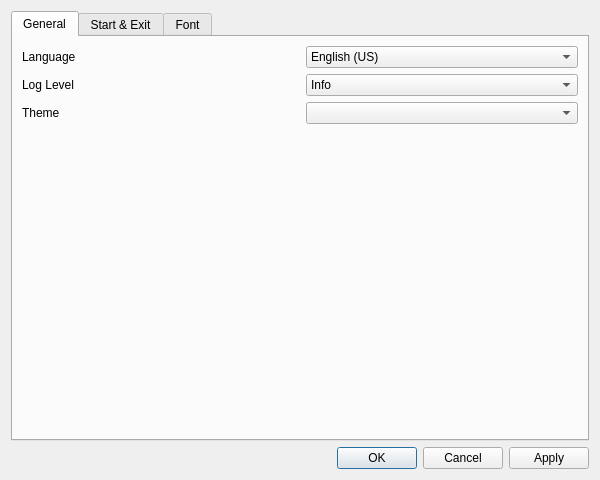
<?xml version="1.0" encoding="UTF-8"?>
<ui version="4.0">
 <class>PreferenceDialog</class>
 <widget class="QDialog" name="PreferenceDialog">
  <property name="geometry">
   <rect>
    <x>0</x>
    <y>0</y>
    <width>600</width>
    <height>480</height>
   </rect>
  </property>
  <property name="sizePolicy">
   <sizepolicy hsizetype="Fixed" vsizetype="Fixed">
    <horstretch>0</horstretch>
    <verstretch>0</verstretch>
   </sizepolicy>
  </property>
  <property name="minimumSize">
   <size>
    <width>600</width>
    <height>480</height>
   </size>
  </property>
  <property name="maximumSize">
   <size>
    <width>600</width>
    <height>480</height>
   </size>
  </property>
  <property name="windowTitle">
   <string>Preferences</string>
  </property>
  <layout class="QVBoxLayout" name="verticalLayout">
   <item>
    <widget class="QTabWidget" name="tabWidget">
     <property name="tabPosition">
      <enum>QTabWidget::North</enum>
     </property>
     <property name="tabShape">
      <enum>QTabWidget::Rounded</enum>
     </property>
     <property name="currentIndex">
      <number>0</number>
     </property>
     <property name="elideMode">
      <enum>Qt::ElideNone</enum>
     </property>
     <widget class="QWidget" name="tabGeneral">
      <attribute name="title">
       <string>General</string>
      </attribute>
      <layout class="QGridLayout" name="gridLayout_6" columnstretch="1,1">
       <property name="leftMargin">
        <number>9</number>
       </property>
       <property name="horizontalSpacing">
        <number>12</number>
       </property>
       <item row="1" column="1">
        <widget class="QComboBox" name="comboBoxLogLevel">
         <property name="currentIndex">
          <number>1</number>
         </property>
         <item>
          <property name="text">
           <string>Debug</string>
          </property>
         </item>
         <item>
          <property name="text">
           <string>Info</string>
          </property>
         </item>
         <item>
          <property name="text">
           <string>Warning</string>
          </property>
         </item>
         <item>
          <property name="text">
           <string>Error</string>
          </property>
         </item>
        </widget>
       </item>
       <item row="1" column="0">
        <widget class="QLabel" name="labelLogLevel">
         <property name="text">
          <string>Log Level</string>
         </property>
        </widget>
       </item>
       <item row="2" column="0">
        <widget class="QLabel" name="labelTheme">
         <property name="text">
          <string>Theme</string>
         </property>
        </widget>
       </item>
       <item row="0" column="0">
        <widget class="QLabel" name="labelLanguage">
         <property name="text">
          <string>Language</string>
         </property>
        </widget>
       </item>
       <item row="0" column="1">
        <widget class="QComboBox" name="comboBoxLanguage">
         <item>
          <property name="text">
           <string>English (US)</string>
          </property>
         </item>
         <item>
          <property name="text">
           <string>简体中文</string>
          </property>
         </item>
        </widget>
       </item>
       <item row="2" column="1">
        <widget class="QComboBox" name="comboBoxTheme"/>
       </item>
       <item row="3" column="0">
        <spacer name="verticalSpacer_3">
         <property name="orientation">
          <enum>Qt::Vertical</enum>
         </property>
         <property name="sizeHint" stdset="0">
          <size>
           <width>20</width>
           <height>40</height>
          </size>
         </property>
        </spacer>
       </item>
      </layout>
     </widget>
     <widget class="QWidget" name="tabStartExit">
      <attribute name="title">
       <string>Start &amp;&amp; Exit</string>
      </attribute>
      <layout class="QVBoxLayout" name="verticalLayout_3">
       <item>
        <widget class="QGroupBox" name="groupBoxMainWindow">
         <property name="title">
          <string>Main Window</string>
         </property>
         <layout class="QGridLayout" name="gridLayout_3" columnstretch="1,1">
          <property name="leftMargin">
           <number>4</number>
          </property>
          <property name="topMargin">
           <number>2</number>
          </property>
          <property name="rightMargin">
           <number>4</number>
          </property>
          <property name="bottomMargin">
           <number>2</number>
          </property>
          <property name="horizontalSpacing">
           <number>12</number>
          </property>
          <item row="0" column="0">
           <widget class="QLabel" name="labelMainWindowStartState">
            <property name="text">
             <string>Start State</string>
            </property>
           </widget>
          </item>
          <item row="0" column="1">
           <widget class="QComboBox" name="comboBoxMainWindowStartState">
            <property name="currentIndex">
             <number>3</number>
            </property>
            <item>
             <property name="text">
              <string>Last position and size</string>
             </property>
            </item>
            <item>
             <property name="text">
              <string>Minimize</string>
             </property>
            </item>
            <item>
             <property name="text">
              <string>Maximize</string>
             </property>
            </item>
            <item>
             <property name="text">
              <string>Center with default size</string>
             </property>
            </item>
            <item>
             <property name="text">
              <string>Center with last size</string>
             </property>
            </item>
            <item>
             <property name="text">
              <string>Center with custom size</string>
             </property>
            </item>
            <item>
             <property name="text">
              <string>Custom position and size</string>
             </property>
            </item>
           </widget>
          </item>
          <item row="1" column="0">
           <layout class="QHBoxLayout" name="horizontalLayout" stretch="1,1">
            <item>
             <widget class="QLabel" name="labelLeft">
              <property name="text">
               <string>Left</string>
              </property>
             </widget>
            </item>
            <item>
             <widget class="QLineEdit" name="lineEditLeft">
              <property name="text">
               <string notr="true">0</string>
              </property>
              <property name="alignment">
               <set>Qt::AlignRight|Qt::AlignTrailing|Qt::AlignVCenter</set>
              </property>
             </widget>
            </item>
           </layout>
          </item>
          <item row="1" column="1">
           <layout class="QHBoxLayout" name="horizontalLayout_2" stretch="1,1">
            <item>
             <widget class="QLabel" name="labelTop">
              <property name="text">
               <string>Top</string>
              </property>
             </widget>
            </item>
            <item>
             <widget class="QLineEdit" name="lineEditTop">
              <property name="text">
               <string notr="true">0</string>
              </property>
              <property name="alignment">
               <set>Qt::AlignRight|Qt::AlignTrailing|Qt::AlignVCenter</set>
              </property>
             </widget>
            </item>
           </layout>
          </item>
          <item row="2" column="0">
           <layout class="QHBoxLayout" name="horizontalLayout_3" stretch="1,1">
            <item>
             <widget class="QLabel" name="labelWidth">
              <property name="text">
               <string>Width</string>
              </property>
             </widget>
            </item>
            <item>
             <widget class="QLineEdit" name="lineEditWidth">
              <property name="text">
               <string notr="true">1280</string>
              </property>
              <property name="alignment">
               <set>Qt::AlignRight|Qt::AlignTrailing|Qt::AlignVCenter</set>
              </property>
             </widget>
            </item>
           </layout>
          </item>
          <item row="2" column="1">
           <layout class="QHBoxLayout" name="horizontalLayout_4" stretch="1,1">
            <item>
             <widget class="QLabel" name="labelHieght">
              <property name="text">
               <string>Height</string>
              </property>
             </widget>
            </item>
            <item>
             <widget class="QLineEdit" name="lineEditHieght">
              <property name="text">
               <string notr="true">720</string>
              </property>
              <property name="alignment">
               <set>Qt::AlignRight|Qt::AlignTrailing|Qt::AlignVCenter</set>
              </property>
             </widget>
            </item>
           </layout>
          </item>
         </layout>
        </widget>
       </item>
       <item>
        <widget class="QGroupBox" name="groupBoxLog">
         <property name="title">
          <string>Log</string>
         </property>
         <layout class="QGridLayout" name="gridLayout_4" columnstretch="1,1">
          <property name="leftMargin">
           <number>4</number>
          </property>
          <property name="topMargin">
           <number>2</number>
          </property>
          <property name="rightMargin">
           <number>4</number>
          </property>
          <property name="bottomMargin">
           <number>2</number>
          </property>
          <property name="horizontalSpacing">
           <number>12</number>
          </property>
          <property name="verticalSpacing">
           <number>6</number>
          </property>
          <item row="0" column="0">
           <widget class="QCheckBox" name="checkBoxSaveExit">
            <property name="text">
             <string>Save before Exit</string>
            </property>
           </widget>
          </item>
          <item row="0" column="1">
           <layout class="QHBoxLayout" name="horizontalLayout_5" stretch="0,0">
            <property name="spacing">
             <number>4</number>
            </property>
            <item>
             <widget class="QLineEdit" name="lineEditLogDir"/>
            </item>
            <item>
             <widget class="QToolButton" name="toolButtonLogDir">
              <property name="text">
               <string>...</string>
              </property>
             </widget>
            </item>
           </layout>
          </item>
         </layout>
        </widget>
       </item>
       <item>
        <widget class="QGroupBox" name="groupBoxTheme">
         <property name="title">
          <string>Theme</string>
         </property>
         <layout class="QVBoxLayout" name="verticalLayout_4">
          <property name="leftMargin">
           <number>4</number>
          </property>
          <property name="topMargin">
           <number>2</number>
          </property>
          <property name="rightMargin">
           <number>4</number>
          </property>
          <property name="bottomMargin">
           <number>2</number>
          </property>
          <item>
           <widget class="QCheckBox" name="checkBoxRandomTheme">
            <property name="text">
             <string>Start with Random Theme</string>
            </property>
           </widget>
          </item>
         </layout>
        </widget>
       </item>
       <item>
        <spacer name="verticalSpacer_2">
         <property name="orientation">
          <enum>Qt::Vertical</enum>
         </property>
         <property name="sizeHint" stdset="0">
          <size>
           <width>20</width>
           <height>40</height>
          </size>
         </property>
        </spacer>
       </item>
      </layout>
     </widget>
     <widget class="QWidget" name="tabFont">
      <attribute name="title">
       <string>Font</string>
      </attribute>
      <layout class="QVBoxLayout" name="verticalLayout_2">
       <item>
        <widget class="QGroupBox" name="groupBoxUIFont">
         <property name="title">
          <string>UI Font</string>
         </property>
         <layout class="QGridLayout" name="gridLayout" columnstretch="1,1">
          <property name="leftMargin">
           <number>4</number>
          </property>
          <property name="topMargin">
           <number>2</number>
          </property>
          <property name="rightMargin">
           <number>4</number>
          </property>
          <property name="bottomMargin">
           <number>2</number>
          </property>
          <property name="horizontalSpacing">
           <number>4</number>
          </property>
          <item row="0" column="0">
           <widget class="QLabel" name="labelFontUI">
            <property name="text">
             <string>Font Family</string>
            </property>
           </widget>
          </item>
          <item row="0" column="1">
           <widget class="QFontComboBox" name="fontComboBoxUI">
            <property name="sizePolicy">
             <sizepolicy hsizetype="Preferred" vsizetype="Fixed">
              <horstretch>0</horstretch>
              <verstretch>0</verstretch>
             </sizepolicy>
            </property>
            <property name="editable">
             <bool>false</bool>
            </property>
            <property name="currentText">
             <string notr="true">DejaVu Sans</string>
            </property>
            <property name="sizeAdjustPolicy">
             <enum>QComboBox::AdjustToMinimumContentsLengthWithIcon</enum>
            </property>
           </widget>
          </item>
          <item row="2" column="1">
           <widget class="QComboBox" name="comboBoxFontSizeUI">
            <property name="currentText">
             <string notr="true">11</string>
            </property>
            <property name="currentIndex">
             <number>5</number>
            </property>
            <property name="sizeAdjustPolicy">
             <enum>QComboBox::AdjustToMinimumContentsLengthWithIcon</enum>
            </property>
            <item>
             <property name="text">
              <string>6</string>
             </property>
            </item>
            <item>
             <property name="text">
              <string>7</string>
             </property>
            </item>
            <item>
             <property name="text">
              <string>8</string>
             </property>
            </item>
            <item>
             <property name="text">
              <string>9</string>
             </property>
            </item>
            <item>
             <property name="text">
              <string>10</string>
             </property>
            </item>
            <item>
             <property name="text">
              <string>11</string>
             </property>
            </item>
            <item>
             <property name="text">
              <string>12</string>
             </property>
            </item>
            <item>
             <property name="text">
              <string>14</string>
             </property>
            </item>
            <item>
             <property name="text">
              <string>16</string>
             </property>
            </item>
            <item>
             <property name="text">
              <string>18</string>
             </property>
            </item>
            <item>
             <property name="text">
              <string>20</string>
             </property>
            </item>
            <item>
             <property name="text">
              <string>22</string>
             </property>
            </item>
            <item>
             <property name="text">
              <string>24</string>
             </property>
            </item>
            <item>
             <property name="text">
              <string>26</string>
             </property>
            </item>
            <item>
             <property name="text">
              <string>28</string>
             </property>
            </item>
            <item>
             <property name="text">
              <string>36</string>
             </property>
            </item>
            <item>
             <property name="text">
              <string>48</string>
             </property>
            </item>
            <item>
             <property name="text">
              <string>72</string>
             </property>
            </item>
           </widget>
          </item>
          <item row="2" column="0">
           <widget class="QLabel" name="labelFontSizeUI">
            <property name="text">
             <string>Font Size</string>
            </property>
           </widget>
          </item>
          <item row="1" column="0">
           <widget class="QLabel" name="labelFontStyleUI">
            <property name="text">
             <string>Font Style</string>
            </property>
           </widget>
          </item>
          <item row="1" column="1">
           <widget class="QComboBox" name="comboBoxFontStyleUI">
            <property name="sizeAdjustPolicy">
             <enum>QComboBox::AdjustToMinimumContentsLengthWithIcon</enum>
            </property>
            <item>
             <property name="text">
              <string>Regular</string>
             </property>
            </item>
            <item>
             <property name="text">
              <string>Bold</string>
             </property>
            </item>
            <item>
             <property name="text">
              <string>Italic</string>
             </property>
            </item>
            <item>
             <property name="text">
              <string>Bold Italic</string>
             </property>
            </item>
           </widget>
          </item>
         </layout>
        </widget>
       </item>
       <item>
        <widget class="QGroupBox" name="groupBoxMonoFont">
         <property name="title">
          <string>Monospaced Font</string>
         </property>
         <layout class="QGridLayout" name="gridLayout_2" columnstretch="1,1">
          <property name="leftMargin">
           <number>4</number>
          </property>
          <property name="topMargin">
           <number>2</number>
          </property>
          <property name="rightMargin">
           <number>4</number>
          </property>
          <property name="bottomMargin">
           <number>2</number>
          </property>
          <property name="horizontalSpacing">
           <number>4</number>
          </property>
          <item row="0" column="0">
           <widget class="QLabel" name="labelFontMono">
            <property name="text">
             <string>Font Family</string>
            </property>
           </widget>
          </item>
          <item row="0" column="1">
           <widget class="QFontComboBox" name="fontComboBoxMono">
            <property name="editable">
             <bool>false</bool>
            </property>
            <property name="currentText">
             <string notr="true">Andale Mono</string>
            </property>
            <property name="sizeAdjustPolicy">
             <enum>QComboBox::AdjustToMinimumContentsLengthWithIcon</enum>
            </property>
            <property name="fontFilters">
             <set>QFontComboBox::MonospacedFonts</set>
            </property>
           </widget>
          </item>
          <item row="1" column="0">
           <widget class="QLabel" name="labelFontStyleMono">
            <property name="text">
             <string>Font Style</string>
            </property>
           </widget>
          </item>
          <item row="1" column="1">
           <widget class="QComboBox" name="comboBoxFontStyleMono">
            <property name="sizeAdjustPolicy">
             <enum>QComboBox::AdjustToMinimumContentsLengthWithIcon</enum>
            </property>
            <item>
             <property name="text">
              <string>Regular</string>
             </property>
            </item>
            <item>
             <property name="text">
              <string>Bold</string>
             </property>
            </item>
            <item>
             <property name="text">
              <string>Italic</string>
             </property>
            </item>
            <item>
             <property name="text">
              <string>Bold Italic</string>
             </property>
            </item>
           </widget>
          </item>
          <item row="2" column="0">
           <widget class="QLabel" name="labelFontSizeMono">
            <property name="text">
             <string>Font Size</string>
            </property>
           </widget>
          </item>
          <item row="2" column="1">
           <widget class="QComboBox" name="comboBoxFontSizeMono">
            <property name="currentText">
             <string notr="true">11</string>
            </property>
            <property name="currentIndex">
             <number>5</number>
            </property>
            <property name="sizeAdjustPolicy">
             <enum>QComboBox::AdjustToMinimumContentsLengthWithIcon</enum>
            </property>
            <item>
             <property name="text">
              <string>6</string>
             </property>
            </item>
            <item>
             <property name="text">
              <string>7</string>
             </property>
            </item>
            <item>
             <property name="text">
              <string>8</string>
             </property>
            </item>
            <item>
             <property name="text">
              <string>9</string>
             </property>
            </item>
            <item>
             <property name="text">
              <string>10</string>
             </property>
            </item>
            <item>
             <property name="text">
              <string>11</string>
             </property>
            </item>
            <item>
             <property name="text">
              <string>12</string>
             </property>
            </item>
            <item>
             <property name="text">
              <string>14</string>
             </property>
            </item>
            <item>
             <property name="text">
              <string>16</string>
             </property>
            </item>
            <item>
             <property name="text">
              <string>18</string>
             </property>
            </item>
            <item>
             <property name="text">
              <string>20</string>
             </property>
            </item>
            <item>
             <property name="text">
              <string>22</string>
             </property>
            </item>
            <item>
             <property name="text">
              <string>24</string>
             </property>
            </item>
            <item>
             <property name="text">
              <string>26</string>
             </property>
            </item>
            <item>
             <property name="text">
              <string>28</string>
             </property>
            </item>
            <item>
             <property name="text">
              <string>36</string>
             </property>
            </item>
            <item>
             <property name="text">
              <string>48</string>
             </property>
            </item>
            <item>
             <property name="text">
              <string>72</string>
             </property>
            </item>
           </widget>
          </item>
         </layout>
        </widget>
       </item>
       <item>
        <spacer name="verticalSpacer">
         <property name="orientation">
          <enum>Qt::Vertical</enum>
         </property>
         <property name="sizeHint" stdset="0">
          <size>
           <width>20</width>
           <height>40</height>
          </size>
         </property>
        </spacer>
       </item>
      </layout>
     </widget>
    </widget>
   </item>
   <item>
    <widget class="QDialogButtonBox" name="buttonBox">
     <property name="orientation">
      <enum>Qt::Horizontal</enum>
     </property>
     <property name="standardButtons">
      <set>QDialogButtonBox::Apply|QDialogButtonBox::Cancel|QDialogButtonBox::Ok</set>
     </property>
    </widget>
   </item>
  </layout>
 </widget>
 <resources/>
 <connections>
  <connection>
   <sender>buttonBox</sender>
   <signal>accepted()</signal>
   <receiver>PreferenceDialog</receiver>
   <slot>accept()</slot>
   <hints>
    <hint type="sourcelabel">
     <x>248</x>
     <y>254</y>
    </hint>
    <hint type="destinationlabel">
     <x>157</x>
     <y>274</y>
    </hint>
   </hints>
  </connection>
  <connection>
   <sender>buttonBox</sender>
   <signal>rejected()</signal>
   <receiver>PreferenceDialog</receiver>
   <slot>reject()</slot>
   <hints>
    <hint type="sourcelabel">
     <x>316</x>
     <y>260</y>
    </hint>
    <hint type="destinationlabel">
     <x>286</x>
     <y>274</y>
    </hint>
   </hints>
  </connection>
 </connections>
</ui>
